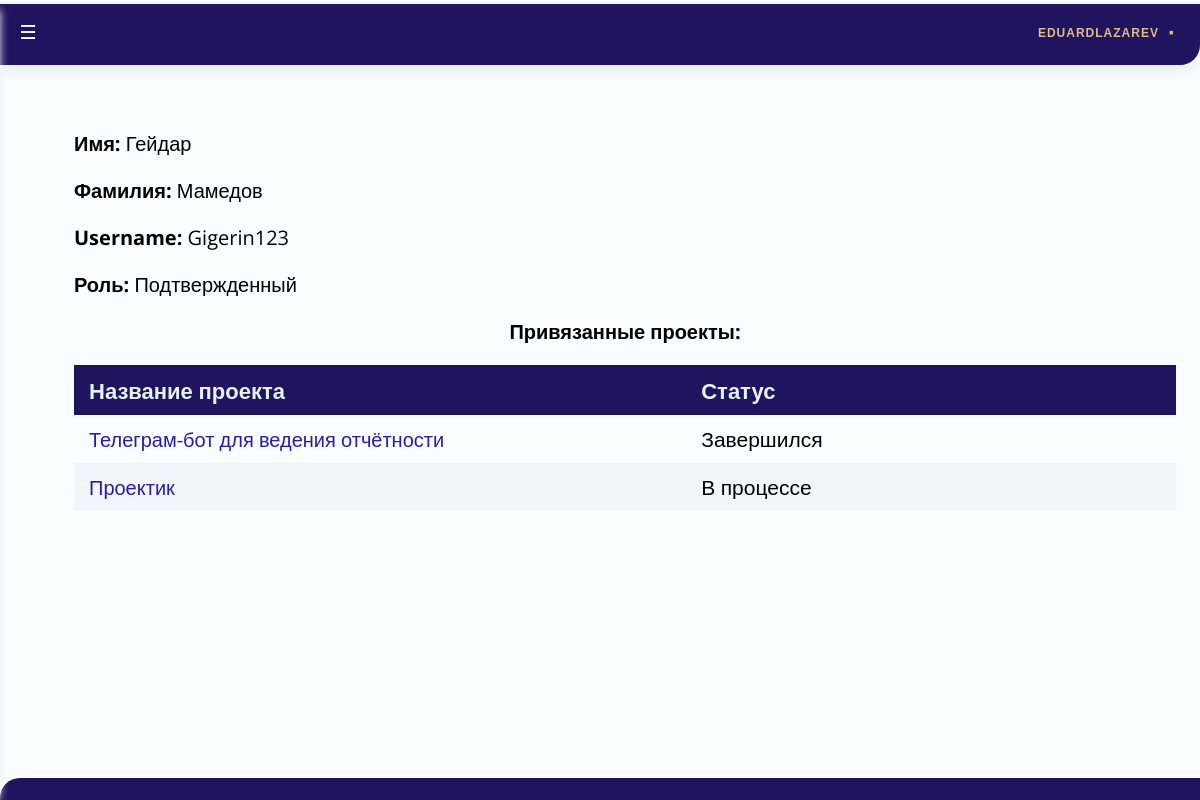
The app's page /TeleBot/user/250642666 (signed in), older data.
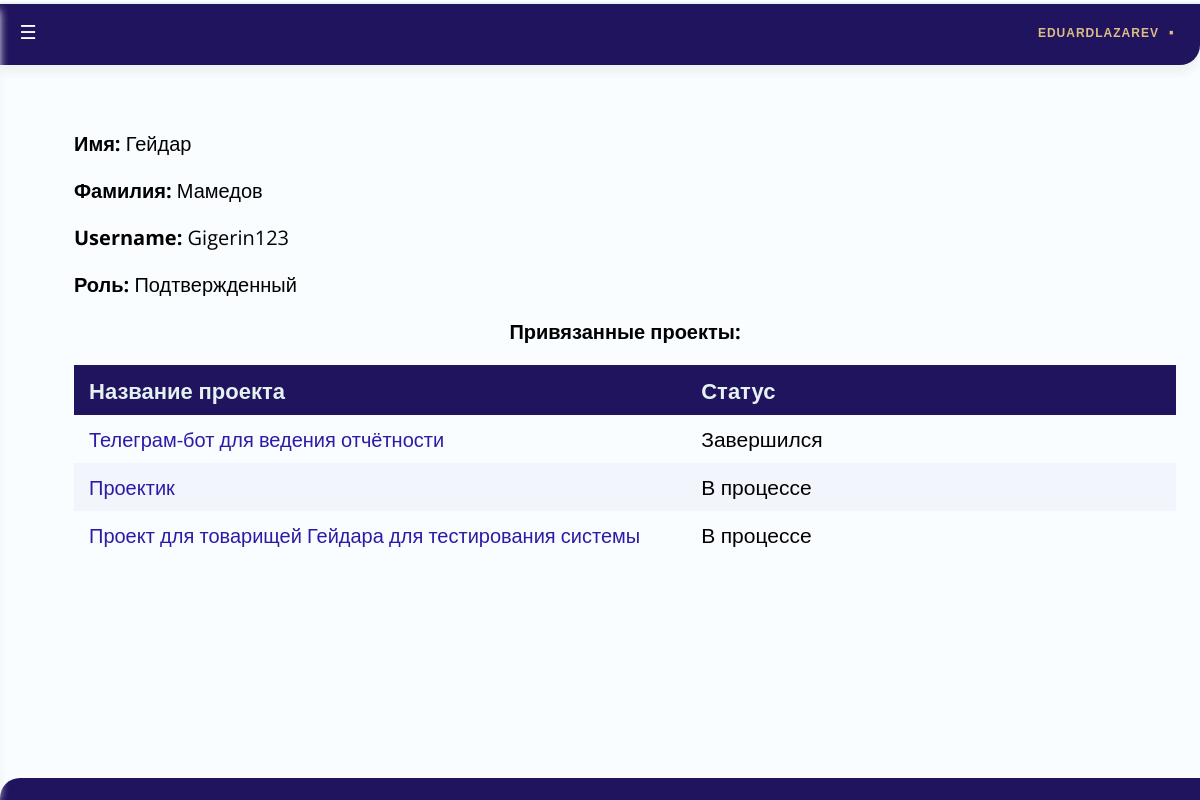
The same page, newer data.
### Projects/models.py (models this page shows, shortened)
class Project(models.Model):
	name = models.CharField(unique = True, max_length=200)
	start_date = models.DateField(default = datetime.now, null=True, blank=True)
	end_date = models.DateField(null=True, blank=True)
	users = models.ManyToManyField(User)
	responsible_user = models.ForeignKey(User, related_name="responsible", on_delete=models.SET_NULL, null=True)
	def get_absolute_url(self):
		return reverse('project-detail', args=[str(self.id)])
	def status(self):
		if not self.start_date or date.today()< self.start_date:
			return 'Не начался'
		if self.end_date is None or self.start_date <= date.today() < self.end_date:
			return 'В процессе'
		if date.today() >= self.end_date:
			return 'Завершился'

### TeleBot/views.py (the view)
# urls.py: urlpatterns += [re_path(r'^user/(?P<pk>\d+)$',  user_passes_test(User.is_verified)(views.UserDetailView.as_view()), name='user-detail') ]
class UserDetailView(OwnerOnlyMixin, generic.DetailView):
	model = User

### TeleBot/views.py (called while the page is built)
    def dispatch(self, request, pk, *args, **kwargs):
        user_page = self.get_object()
        if request.user.telegram_id != user_page.telegram_id and not request.user.is_staff :
            return self.handle_no_permission()
        return super().dispatch(request, pk, *args, **kwargs)

### Users/models.py (called while the page is built)
	def get_absolute_url(self):
		return reverse('user-detail', args=[str(self.telegram_id)])

	@property
	def get_role(self):
		if self.is_staff:
			return "Администратор"
		else:
			if self.is_active:
				return "Подтвержденный"
			else:
				return "Неподтвержденный"

	def is_verified(self):
		return (self.is_active) or (self.is_staff)

### TeleBot/templates/Users/user_detail.html (shortened to what this page needs)
{% extends "base_generic.html" %}
{% block content %}
  <p font-size="24px" align="left"><b>Имя: </b>{{user.first_name }}<br></p>
  <p font-size="24px" align="left"><b>Фамилия: </b>{{user.last_name }}<br></p>
  <p font-size="24px" align="left"><b>Username: </b>{{user.username }}<br></p>
  <p font-size="24px" align="left"><b>Роль: </b>{{user.get_role}} <br></p>
	<p font-size="24px" align="center" color="#21145e" ><b>Привязанные проекты:</b><br></p>
    <table class="table">
    <thead>
    <tr>
			<th width = 25% onclick="sortTable(0)"  align=left>Название проекта</th>
			<th width = 20% onclick="sortTable(1)"  align=left>Статус</th>
	</tr>
    </thead>
    <tbody>
    {% for project in user.project_set.all|dictsort:"start_date" %}
    <tr>
		<td><a href="{{ project.get_absolute_url }}" class="reg" align=center>{{project.name}}</a></td>
        <td align=center>{{project.status}}</td>
    </tr>
	{% endfor %}
 </tbody>
    </table>
{% endblock %}

Row changes from the older to the newer data that the page shows:
added Project: name "Проект для товарищей Гейдара для тестирования системы", status "В процессе"
